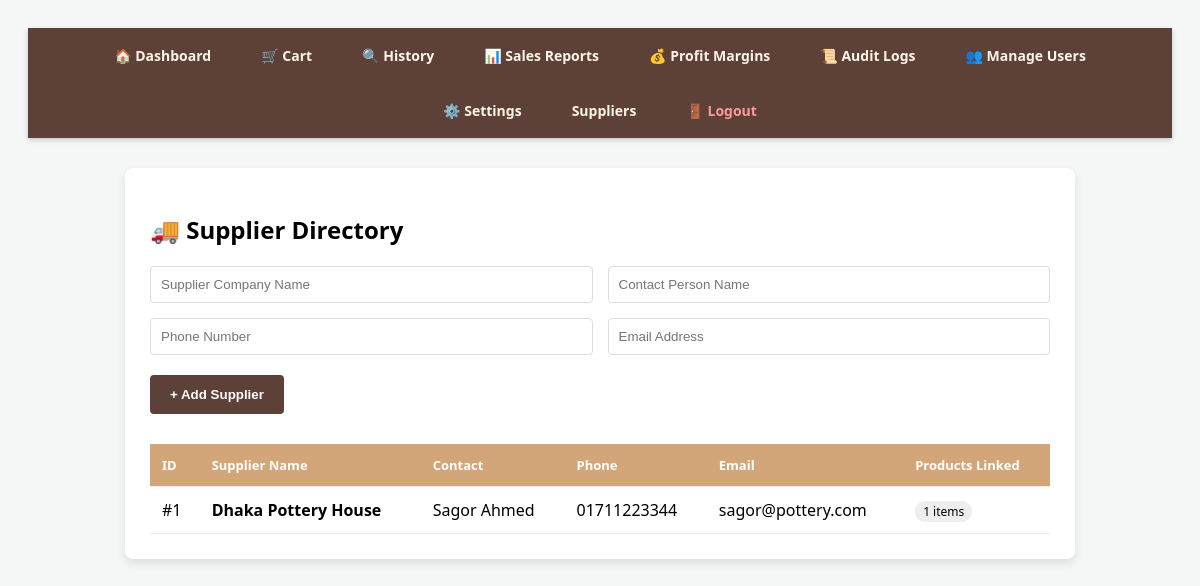
Screenshot of /manage_suppliers.php (signed in) with the database file from the repository.
### tables this page shows
CREATE TABLE `suppliers` (
  `id` int(11) NOT NULL,
  `supplier_name` varchar(255) NOT NULL,
  `contact_person` varchar(100) DEFAULT NULL,
  `phone` varchar(20) DEFAULT NULL,
  `email` varchar(100) DEFAULT NULL,
  `address` text DEFAULT NULL,
  `created_at` timestamp NOT NULL DEFAULT current_timestamp()
);

### manage_suppliers.php (the view, shortened to what this page needs)
<?php
include 'db_connect.php';
?>
<!DOCTYPE html>
<html>
<head>
</head>
<body>
<?php include 'navigation.php'; ?>
<div class="container">
    <h2>🚚 Supplier Directory</h2>
    <form method="POST">
        <div class="form-grid">
            <input type="text" name="s_name" placeholder="Supplier Company Name" required>
            <input type="text" name="s_contact" placeholder="Contact Person Name">
            <input type="text" name="s_phone" placeholder="Phone Number" required>
            <input type="email" name="s_email" placeholder="Email Address">
        </div>
        <button type="submit" name="add_supplier">+ Add Supplier</button>
    </form>
    <table>
        <thead>
            <tr>
                <th>ID</th>
                <th>Supplier Name</th>
                <th>Contact</th>
                <th>Phone</th>
                <th>Email</th>
                <th>Products Linked</th>
            </tr>
        </thead>
        <tbody>
            <?php
            $res = mysqli_query($conn, "SELECT s.*, COUNT(p.id) as p_count
                                      FROM suppliers s
                                      LEFT JOIN products p ON s.id = p.supplier_id
                                      GROUP BY s.id");
            while($row = mysqli_fetch_assoc($res)){
                echo "<tr>
                        <td>#{$row['id']}</td>
                        <td><strong>" . htmlspecialchars($row['supplier_name']) . "</strong></td>
                        <td>" . htmlspecialchars($row['contact_person']) . "</td>
                        <td>" . htmlspecialchars($row['phone']) . "</td>
                        <td>" . htmlspecialchars($row['email']) . "</td>
                        <td><span style='background:#eee; padding:2px 8px; border-radius:10px; font-size:12px;'>{$row['p_count']} items</span></td>
                      </tr>";
            }
            ?>
        </tbody>
    </table>
</div>
</body>
</html>

### manage_suppliers.php (style rules this page uses)
body { font-family: 'Segoe UI', Arial; background: #f4f7f6; padding: 20px; }
.container { background: white; padding: 25px; border-radius: 8px; max-width: 900px; margin: auto; box-shadow: 0 4px 10px rgba(0,0,0,0.1); }
.form-grid { display: grid; grid-template-columns: 1fr 1fr; gap: 15px; margin-bottom: 20px; }
input { width: 100%; padding: 10px; border: 1px solid #ddd; border-radius: 4px; box-sizing: border-box; }
button { background: #5d4037; color: white; border: none; padding: 12px 20px; border-radius: 4px; cursor: pointer; font-weight: bold; }
table { width: 100%; border-collapse: collapse; margin-top: 30px; }
th, td { padding: 12px; border-bottom: 1px solid #eee; text-align: left; }
th { background: #d2a679; color: white; font-size: 13px; }

### rows the page displays
suppliers: id "1", supplier_name "Dhaka Pottery House", contact_person "Sagor Ahmed", phone "01711223344", email "sagor@pottery.com", p_count "1"
